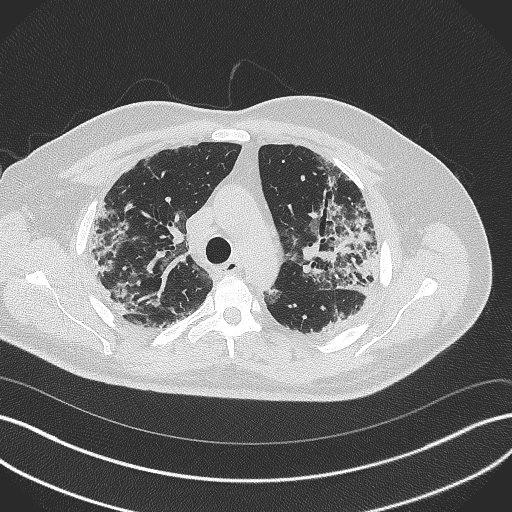
#> input picture image_sample.png, 512 x 512 px
$ python -i preprocess.py   (imports and definitions only)
#> lines starting #> are read from the running program, lines starting #| are printed output that depends on the picture; after the words box and inside, x2 and y2 are one past the last pixel; in counts of white or black regions, pixels touching at a corner belong together
#> further down, picture is the input picture: shape (512, 512); min 42, max 255, mean 114.9
import os
import cv2
import numpy as np
from numba import njit, uint8
from skimage.measure import label, regionprops
import albumentations as A


def closing(image):
    kernel = np.ones((3,3),np.uint8)
    erosion = cv2.erode(image,kernel,iterations = 1)
    dilation = cv2.dilate(erosion,kernel,iterations = 1)
    return dilation


@njit(uint8[:, :](uint8[:, :]))
def recons_gris_bord_numba(Iin: uint8[:, :]) -> uint8[:, :]:
    Iout = np.full((Iin.shape[0], Iin.shape[1]), 255, np.uint8)
    Iout[1:-1, 1:-1] = 255
    Iout[0, :] = Iin[0, :]
    Iout[-1, :] = Iin[-1, :]
    Iout[:, 0] = Iin[:, 0]
    Iout[:, -1] = Iin[:, -1]

    # iteration aller-retour
    arret = True
    iter = 0
    while arret:
        arret = True
        iter += 1
        for i in range(1, Iin.shape[0]-1):
            for j in range(1, Iin.shape[1]-1):
                mn = min(Iout[i-1, j-1], Iout[i-1, j], Iout[i-1, j+1], Iout[i, j-1], Iout[i, j])
                if Iin[i, j] >= mn:
                    if Iout[i, j] != Iin[i, j]:
                        arret = False
                        Iout[i, j] = Iin[i, j]
                else:
                    if mn != Iout[i, j]:
                        arret = False
                        Iout[i, j] = mn
        for i in range(Iin.shape[0]-2, 0, -1):
            for j in range(Iin.shape[1]-2, 0, -1):
                mn = min(Iout[i+1, j+1], Iout[i+1, j], Iout[i+1, j-1], Iout[i, j+1], Iout[i, j])
                if Iin[i, j] >= mn:
                    if Iout[i, j] != Iin[i, j]:
                        arret = False
                        Iout[i, j] = Iin[i, j]
                else:
                    if mn != Iout[i, j]:
                        arret = False
                        Iout[i, j] = mn

    return Iout

def get_larget_component(image):
    image_rec = recons_gris_bord_numba(image)
    image_rec = cv2.threshold(image_rec, 100, 255, cv2.THRESH_BINARY)[1]
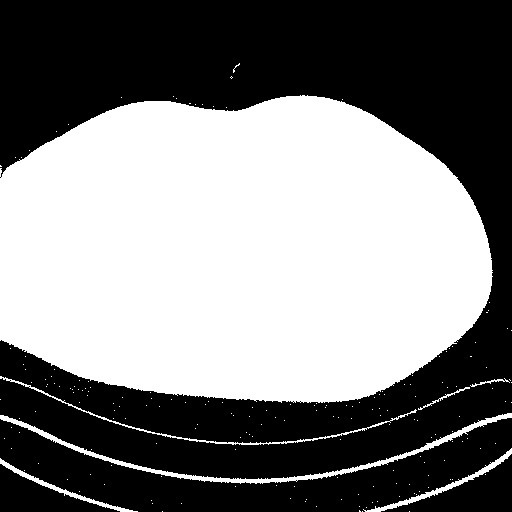
#> image_rec: shape (512, 512); 49.6% white; 190 white regions (183 under 20 px)
    labeled_image = label(image_rec, connectivity=1, background=0)
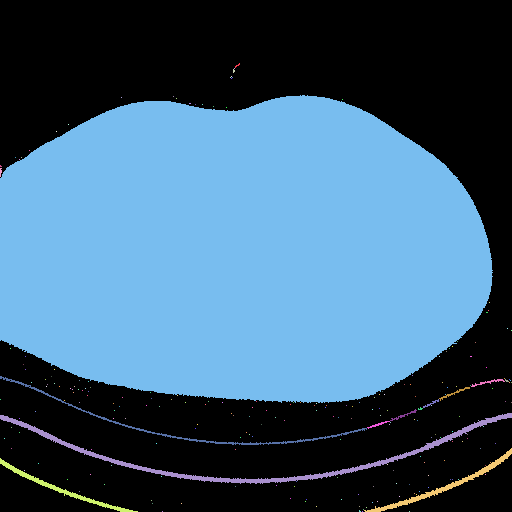
#> labeled_image: shape (512, 512) int64; 227 distinct labels, from 0 to 226; one colour per label, 0 black
    regions = regionprops(labeled_image)
#> regions = 226 regions; largest, box (x1, y1, x2, y2) and area: (0, 95, 493, 403) 124937, (0, 413, 512, 484) 2394, (364, 448, 512, 512) 739, (0, 376, 367, 445) 729, (0, 458, 138, 512) 594
    largest_area = 0
    largest_component = None

    for region in regions:
        if region.area > largest_area:
            largest_area = region.area
            largest_component = region
#> this loop made 226 passes
#> largest_area on pass 8: 124937
#> after the loop, largest_area = 124937

    bbox = largest_component.bbox
#> bbox = (95, 0, 403, 493)

    return image[bbox[0]:bbox[2], bbox[1]:bbox[3]]
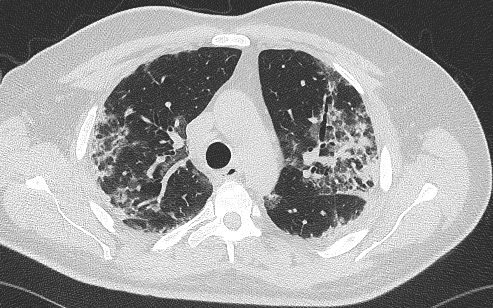
#> returned value: shape (308, 493); min 42, max 255, mean 156.6


def get_cropped_bone(image):
    image_th = cv2.threshold(image, 230, 255, cv2.THRESH_BINARY)[1]
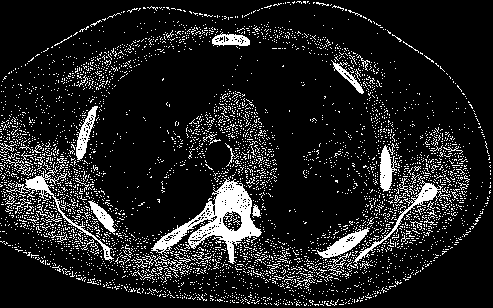
#> image_th: shape (308, 493); 12.5% white in thin lines or dots
    image_th = closing(image_th)
#> in closing, `erosion = cv2.erode(image,kernel,iterations = 1)`:
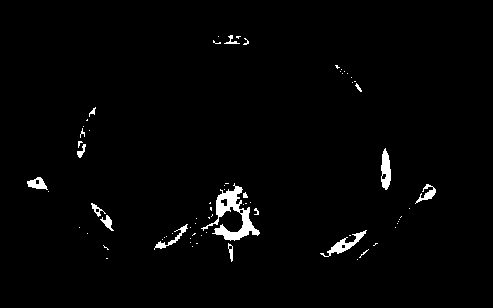
#> erosion: shape (308, 493); 1.8% white; 72 white regions (56 under 20 px), largest, box (x1, y1, x2, y2) and area: (201, 183, 260, 241) 1054, (320, 230, 367, 257) 304, (381, 148, 391, 190) 291
#> in closing, `dilation = cv2.dilate(erosion,kernel,iterations = 1)`:
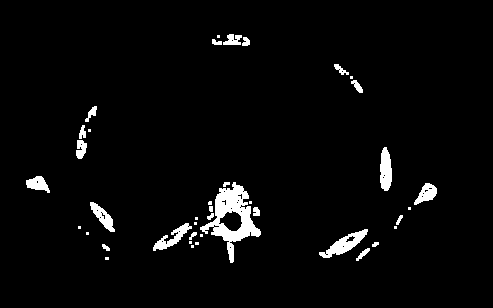
#> dilation: shape (308, 493); 3.3% white; 40 white regions (16 under 20 px), largest, box (x1, y1, x2, y2) and area: (200, 182, 261, 263) 1725, (319, 229, 368, 258) 513, (380, 147, 392, 191) 415
    # find index of the first and last non-zero values 4 coordinates of the bounding box
    (x,y) = np.where(image_th != 0)
#> x = 5007 values from 34 to 262; y = 5007 values, max 436 at index 1483, min 26 at index 1073, mean 241.5
    (top_x, top_y) = (np.min(x), np.min(y))
#> top_x = 34; top_y = 26
    (bottom_x, bottom_y) = (np.max(x), np.max(y))
#> bottom_x = 262; bottom_y = 436
    out = image[top_x:bottom_x+1, top_y:bottom_y+1]
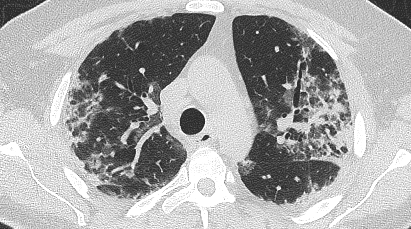
#> out: shape (229, 411); min 42, max 255, mean 168

    return out

def get_lung(image):
    image = get_larget_component(image)
    image = get_cropped_bone(image)
    transform = A.Compose([
#> (the run stopped early here; a loop or call above may not have finished)
